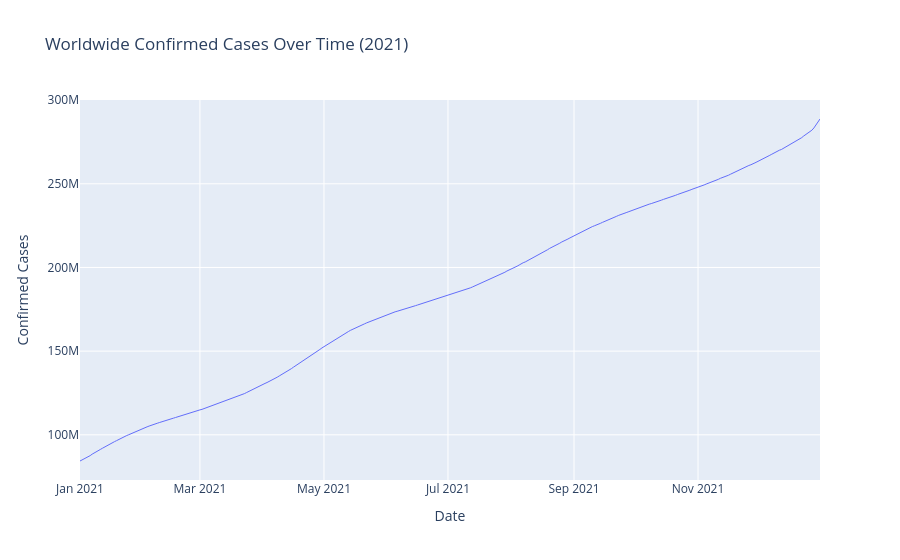

The code cell stored with this chart in its notebook:
### Code cell
from datetime import datetime

start_date = datetime(2021, 1, 1)
end_date = datetime(2021, 12, 31)
all_dates = pd.date_range(start=start_date, end=end_date, freq='D')

dfs_list = []
for date in all_dates:
    date_str = date.strftime('%m-%d-%Y')
    try:
        url = f'https://raw.githubusercontent.com/CSSEGISandData/COVID-19/master/csse_covid_19_data/csse_covid_19_daily_reports/{date_str}.csv'
        df_temp = pd.read_csv(url)
        df_temp['Date'] = date
        dfs_list.append(df_temp[['Date', 'Confirmed']].groupby('Date').sum().reset_index())
    except Exception:
        continue

worldwide_trend = pd.concat(dfs_list, ignore_index=True).sort_values('Date')

fig = px.line(
    worldwide_trend,
    x='Date',
    y='Confirmed',
    title='Worldwide Confirmed Cases Over Time (2021)',
    labels={'Date': 'Date', 'Confirmed': 'Confirmed Cases'},
)
fig.update_traces(line=dict(width=1))
fig.update_layout(xaxis_title='Date', yaxis_title='Confirmed Cases', hovermode='x unified')
fig.show()

### Figure 1 — Plotly figure (JSON) as saved in the notebook; plotly's stock layout.template omitted (floating-point values rounded to 4 significant figures; data arrays with more than 128 entries replaced by an {"elided": "..."} marker saying what was removed)
{"data": [{"hovertemplate": "Date=%{x}<br>Confirmed Cases=%{y}<extra></extra>", "legendgroup": "", "line": {"color": "#636efa", "dash": "solid", "width": 1}, "marker": {"symbol": "circle"}, "mode": "lines", "name": "", "orientation": "v", "showlegend": false, "type": "scatter", "x": {"elided": "365 str values"}, "xaxis": "x", "y": {"elided": "365 int values"}, "yaxis": "y"}], "layout": {"hovermode": "x unified", "legend": {"tracegroupgap": 0}, "title": {"text": "Worldwide Confirmed Cases Over Time (2021)"}, "xaxis": {"anchor": "y", "domain": [0, 1], "title": {"text": "Date"}}, "yaxis": {"anchor": "x", "domain": [0, 1], "title": {"text": "Confirmed Cases"}}}}
